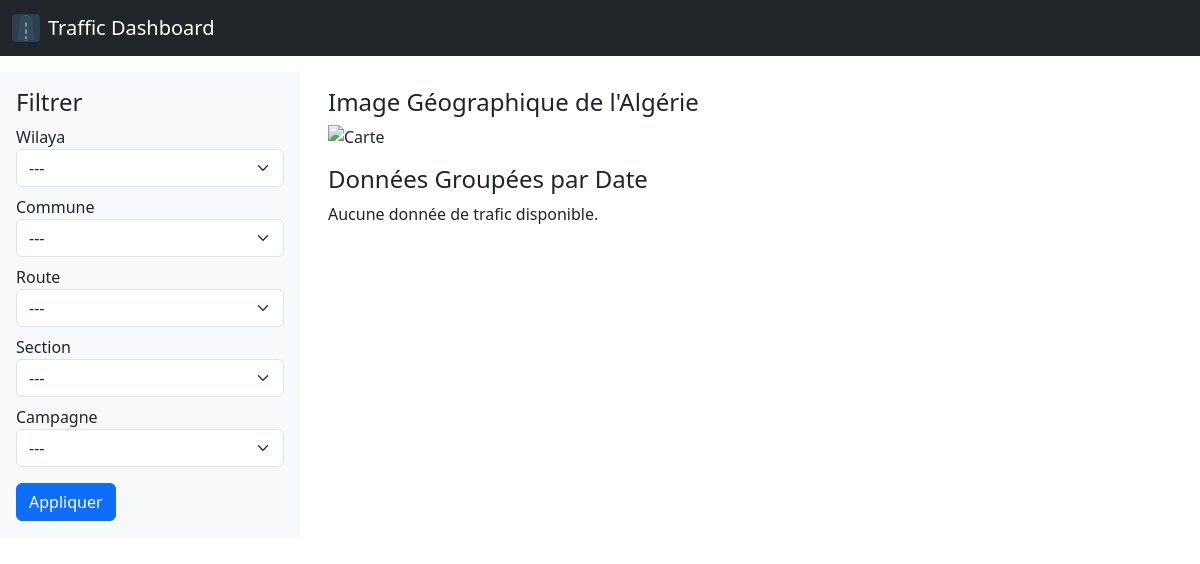
The app's page /, older data.
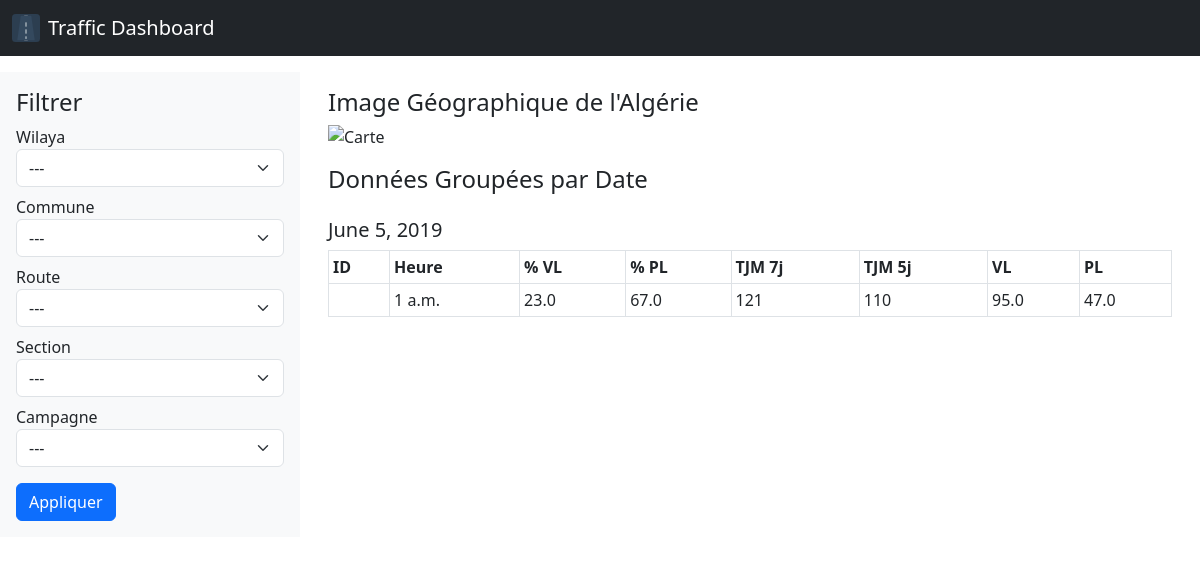
The same page, newer data.
### main/models.py (models this page shows, shortened)
class Traffic(models.Model):
    brutedata = models.ForeignKey('BruteData', on_delete=models.CASCADE, related_name='traffic', null=True)
    date = models.DateField(null=True, blank=True)
    heure = models.TimeField(null=True, blank=True)
    trafic = models.FloatField(null=True, blank=True)
    percent_PL = models.FloatField(null=True, blank=True)
    percent_VL = models.FloatField(null=True, blank=True)
    TJM_7d = models.IntegerField(null=True, blank=True)
    TJM_5d = models.IntegerField(null=True, blank=True)
    VL = models.FloatField(null=True, blank=True)
    PL = models.FloatField(null=True, blank=True)

### main/views.py (the view)
# urls.py: path('', views.dashboard_view, name='dashboard'),
def dashboard_view(request):
    wilayas = Wilaya.objects.all()
    communes = Commune.objects.all()
    routes = Route.objects.all()
    sections = Section.objects.all()
    campagnes = Campagne.objects.all()
    selected_wilaya = request.GET.get("wilaya")
    selected_commune = request.GET.get("commune")
    selected_route = request.GET.get("route")
    selected_section = request.GET.get("section")
    selected_campagne = request.GET.get("campagne")
    filtered_data = BruteData.objects.all()
    if selected_section:
        filtered_data = filtered_data.filter(section_id=selected_section)
    elif selected_commune:
        filtered_data = filtered_data.filter(section__commune_id=selected_commune)
    elif selected_wilaya:
        filtered_data = filtered_data.filter(section__commune__wilaya_id=selected_wilaya)
    if selected_route:
        filtered_data = filtered_data.filter(section__route_id=selected_route)
    if selected_campagne:
        filtered_data = filtered_data.filter(campagnes__id=selected_campagne)
    traffic_data = Traffic.objects.filter(id__in=filtered_data).order_by("date", "heure")
    grouped_traffic = defaultdict(list)
    for traffic in traffic_data:
        grouped_traffic[traffic.date].append(traffic)
    return render(request, "dashboard.html", {
        "wilayas": wilayas,
        "communes": communes,
        "routes": routes,
        "sections": sections,
        "campagnes": campagnes,
        "grouped_traffic": dict(grouped_traffic),
    })

### main/models.py (called while the page is built)
    def __str__(self):
        return f"Section {self.code} ({self.lieu_d} → {self.lieu_f})"

    def __str__(self):
        return f"Campagne {self.annee} - T{self.trimestre}"

### main/templates/dashboard.html (shortened to what this page needs)
<!DOCTYPE html>
<html>
<head>
  <link
    rel="stylesheet"
    href="https://cdn.jsdelivr.net/npm/bootstrap@5.3.0/dist/css/bootstrap.min.css"
  />
</head>
<body>
  <nav class="navbar navbar-expand-lg navbar-dark bg-dark mb-3">
    <div class="container-fluid">
      <a class="navbar-brand d-flex align-items-center" href="#">
        Traffic Dashboard
      </a>
    </div>
  </nav>
  <div class="container-fluid">
    <div class="row">
      <div class="col-md-3 bg-light p-3">
        <h4>Filtrer</h4>
        <form method="get">
          <div class="mb-2">
            <label for="wilaya">Wilaya</label>
            <select name="wilaya" class="form-select">
              <option value="">---</option>
            </select>
          </div>
          <div class="mb-2">
            <label for="commune">Commune</label>
            <select name="commune" class="form-select">
              <option value="">---</option>
            </select>
          </div>
          <div class="mb-2">
            <label for="route">Route</label>
            <select name="route" class="form-select">
              <option value="">---</option>
            </select>
          </div>
          <div class="mb-2">
            <label for="section">Section</label>
            <select name="section" class="form-select">
              <option value="">---</option>
            </select>
          </div>
          <div class="mb-2">
            <label for="campagne">Campagne</label>
            <select name="campagne" class="form-select">
              <option value="">---</option>
            </select>
          </div>
          <button type="submit" class="btn btn-primary mt-2">
            Appliquer
          </button>
        </form>
      </div>
      <div class="col-md-9">
        <div class="p-3">
          <h4>Image Géographique de l'Algérie</h4>
          <img
            src="https://ik.imagekit.io/bkshlvxqi/Screenshot%202025-06-13%20160338.png"
            class="img-fluid mb-3"
            alt="Carte"
            style="max-width: 100%; height: auto; max-height: 400px"
          />
          <h4>Données Groupées par Date</h4>
          {% for date, traffics in grouped_traffic.items %}
            <h5 class="mt-4">{{ date }}</h5>
            <table class="table table-bordered table-sm">
              <thead>
                <tr>
                  <th>ID</th>
                  <th>Heure</th>
                  <th>% VL</th>
                  <th>% PL</th>
                  <th>TJM 7j</th>
                  <th>TJM 5j</th>
                  <th>VL</th>
                  <th>PL</th>
                </tr>
              </thead>
              <tbody>
                {% for traffic in traffics %}
                  <tr>
                    <td>{{ traffic.id_id }}</td>
                    <td>{{ traffic.heure }}</td>
                    <td>{{ traffic.percent_VL }}</td>
                    <td>{{ traffic.percent_PL }}</td>
                    <td>{{ traffic.TJM_7d }}</td>
                    <td>{{ traffic.TJM_5d }}</td>
                    <td>{{ traffic.VL }}</td>
                    <td>{{ traffic.PL }}</td>
                  </tr>
                {% endfor %}
              </tbody>
            </table>
          {% empty %}
            <p>Aucune donnée de trafic disponible.</p>
          {% endfor %}
        </div>
      </div>
    </div>
  </div>
</body>
</html>

Row changes from the older to the newer data that the page shows:
added Traffic: date "June 5, 2019", heure "1 a.m.", percent_VL "23.0", percent_PL "67.0", TJM_7d "121", TJM_5d "110", VL "95.0", PL "47.0"
Text that changed along with them:
text no longer shown: "Aucune donnée de trafic disponible."
